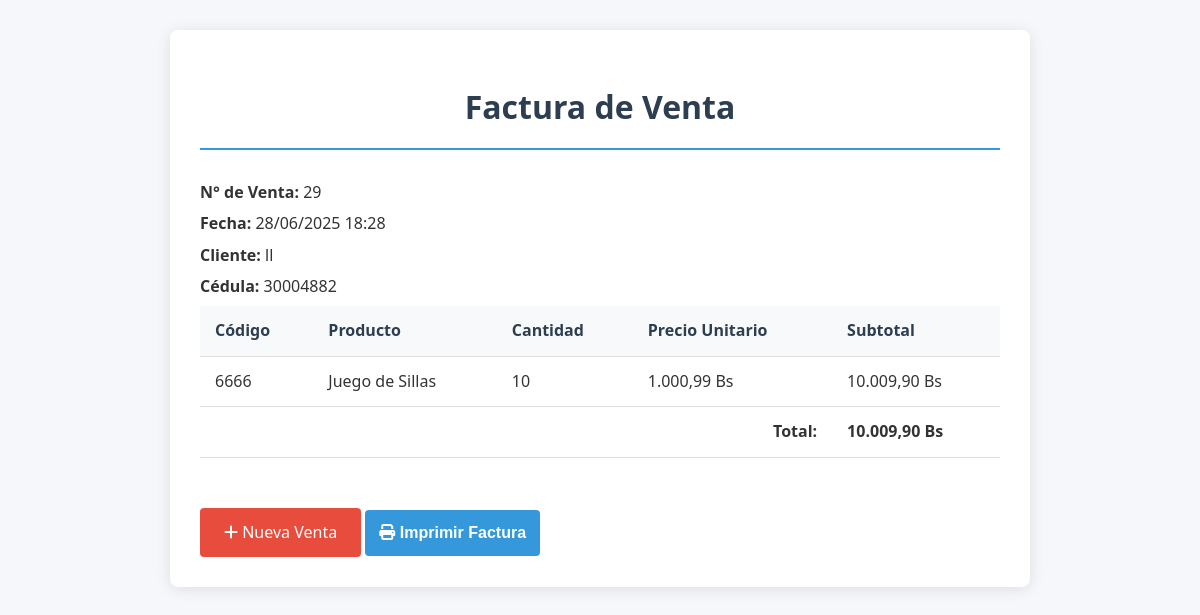
/factura.php?id=29 (signed in), run on the app's committed database.
### tables this page shows
CREATE TABLE `detalle_venta` (
  `id` int(11) NOT NULL,
  `venta_id` int(11) DEFAULT NULL,
  `articulo_id` int(11) DEFAULT NULL,
  `cantidad` int(11) DEFAULT NULL,
  `precio_unitario` decimal(10,2) DEFAULT NULL
);

CREATE TABLE `ventas` (
  `id` int(11) NOT NULL,
  `fecha` datetime DEFAULT NULL,
  `cliente` varchar(100) DEFAULT NULL,
  `cedula` varchar(20) DEFAULT NULL,
  `total` decimal(10,2) DEFAULT NULL,
  `usuario_id` int(11) DEFAULT NULL
);

CREATE TABLE `articulos` (
  `id` int(11) NOT NULL,
  `codigo` varchar(50) NOT NULL,
  `nombre` varchar(100) NOT NULL,
  `descripcion` text DEFAULT NULL,
  `precio` decimal(10,2) NOT NULL,
  `cantidad` int(11) NOT NULL DEFAULT 0
);

### controlador/venta_controlador.php (called while the page is built, shortened)
<?php
require_once __DIR__ . '/../modelo/modelo_venta.php';
class VentaControlador {
    public function mostrarFactura($id_venta) {
        $modeloVenta = new VentaModelo();
        $factura = $modeloVenta->obtenerFactura($id_venta);
        include __DIR__ . '/../vista/factura.php';
    }
}

### configuracion/conexion.php (called while the page is built, shortened)
<?php
class Conexion {
    private $conexion;
    public function __construct() {
        $this->conexion = new mysqli(
            Configuracion::$hostname,
            Configuracion::$username,
            Configuracion::$password,
            Configuracion::$dbname
        );
    }
    public function obtenerConexion() {
        return $this->conexion;
    }
}
?>

### modelo/modelo_venta.php (called while the page is built, shortened)
<?php
require_once __DIR__ . '/../configuracion/conexion.php';
class VentaModelo {
    private $conexion;
    public function __construct() {
        $db = new Conexion();
        $this->conexion = $db->obtenerConexion();
    }
    public function obtenerFactura($venta_id) {
        $stmt = $this->conexion->prepare(
            "SELECT v.id, v.fecha, v.cedula, v.cliente, v.total, d.cantidad, d.precio_unitario,
                    a.nombre, a.codigo
             FROM ventas v
             INNER JOIN detalle_venta d ON v.id = d.venta_id
             INNER JOIN articulos a ON d.articulo_id = a.id
             WHERE v.id = ?"
        );
        $stmt->bind_param("i", $venta_id);
        $stmt->execute();
        return $stmt->get_result()->fetch_all(MYSQLI_ASSOC);
    }
}

### vista/factura.php (the view, shortened to what this page needs)
<!DOCTYPE html>
<html lang="es">
<head>
    <link rel="stylesheet" href="/Artesania_Alpasnore/css/factura.css">
    <link rel="stylesheet" href="https://cdnjs.cloudflare.com/ajax/libs/font-awesome/6.5.0/css/all.min.css">
</head>
<body>
<div class="contenedor">
    <h1>Factura de Venta</h1>
    <?php
    $venta = $factura[0];
    ?>
    <div class="datos-venta grupo-formulario">
        <p><strong>N° de Venta:</strong> <?= $venta['id'] ?></p>
        <p><strong>Fecha:</strong> <?= date('d/m/Y H:i', strtotime($venta['fecha'])) ?></p>
        <p><strong>Cliente:</strong> <?= htmlspecialchars($venta['cliente']) ?></p>
        <p><strong>Cédula:</strong> <?= htmlspecialchars($venta['cedula']) ?></p>
    </div>
    <table class="tabla-factura">
        <thead>
            <tr>
                <th>Código</th>
                <th>Producto</th>
                <th>Cantidad</th>
                <th>Precio Unitario</th>
                <th>Subtotal</th>
            </tr>
        </thead>
        <tbody>
            <?php $total = 0; ?>
            <?php foreach ($factura as $item): ?>
                <?php
                    $subtotal = $item['cantidad'] * $item['precio_unitario'];
                    $total += $subtotal;
                ?>
                <tr>
                    <td><?= htmlspecialchars($item['codigo']) ?></td>
                    <td><?= htmlspecialchars($item['nombre']) ?></td>
                    <td><?= $item['cantidad'] ?></td>
                    <td><?= number_format($item['precio_unitario'], 2, ',', '.') ?> Bs</td>
                    <td><?= number_format($subtotal, 2, ',', '.') ?> Bs</td>
                </tr>
            <?php endforeach; ?>
            <tr>
                <td colspan="4" class="total-label">Total:</td>
                <td><strong><?= number_format($total, 2, ',', '.') ?> Bs</strong></td>
            </tr>
        </tbody>
    </table>
    <div class="formulario acciones">
        <a href="/Artesania_Alpasnore/registrar_venta.php" class="boton-secundario">
            <i class="fas fa-plus"></i>
            <span>Nueva Venta</span>
        </a>
        <button onclick="window.print()" class="boton">
            <i class="fas fa-print"></i>
            <span>Imprimir Factura</span>
        </button>
    </div>
</div>
</body>

### css/factura.css (style rules this page uses)
body { font-family: 'Segoe UI', Tahoma, Geneva, Verdana, sans-serif; background-color: #f5f7fa; margin: 0; padding: 0; color: #333; line-height: 1.6; }
.contenedor { max-width: 800px; margin: 30px auto; padding: 30px; background-color: white; border-radius: 8px; box-shadow: 0 2px 15px rgba(0, 0, 0, 0.1); }
h1, h2 { color: #2c3e50; text-align: center; margin-bottom: 30px; padding-bottom: 15px; border-bottom: 2px solid #3498db; }
.grupo-formulario p { margin: 6px 0; font-size: 16px; }
table { width: 100%; border-collapse: collapse; margin-bottom: 30px; }
table th, table td { padding: 12px 15px; text-align: left; border-bottom: 1px solid #ddd; }
table th { background-color: #f8f9fa; font-weight: 600; color: #2c3e50; }
.total-label { font-weight: bold; text-align: right; }
.boton { padding: 14px; background-color: #3498db; color: white; border: none; border-radius: 4px; font-size: 16px; font-weight: 600; cursor: pointer; transition: background-color 0.3s; margin-top: 10px; text-decoration: none; }
.boton-secundario { display: inline-block; padding: 12px 24px; background-color: #e74c3c; color: white; text-decoration: none; border-radius: 4px; font-size: 16px; transition: background-color 0.3s; margin-top: 20px; border: none; cursor: pointer; text-align: center; }

### data on the page
detalle_venta: venta "29", venta.fecha "28/06/2025 18:28", venta.cliente "ll", venta.cedula "30004882", articulo.codigo "6666", articulo.nombre "Juego de Sillas", cantidad "10", precio_unitario "1.000,99", subtotal "10.009,90"

### other printed values
$total "10.009,90"
